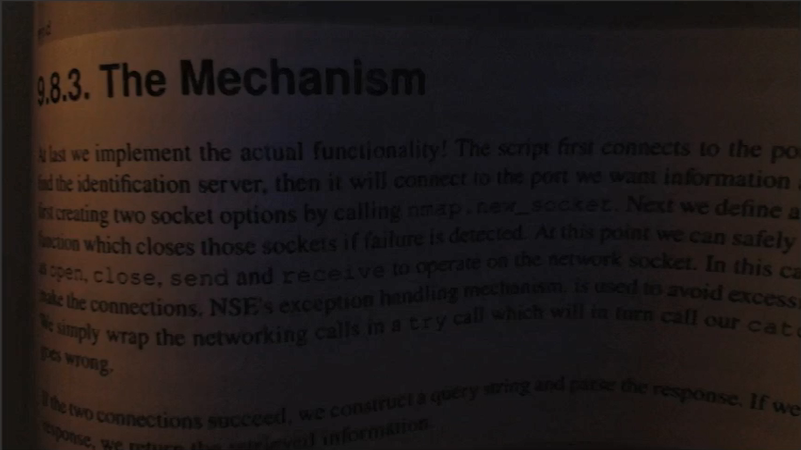
#> input picture Filtreleme_Islemleri/Adsız.png, 801 x 450 px
$ python otsu_thresholding.py
#> lines starting #> are read from the running program, lines starting #| are printed output that depends on the picture; after the words box and inside, x2 and y2 are one past the last pixel; in counts of white or black regions, pixels touching at a corner belong together
import cv2
import numpy as np
from matplotlib import pyplot as plt

img = cv2.imread('Adsız.png',0)
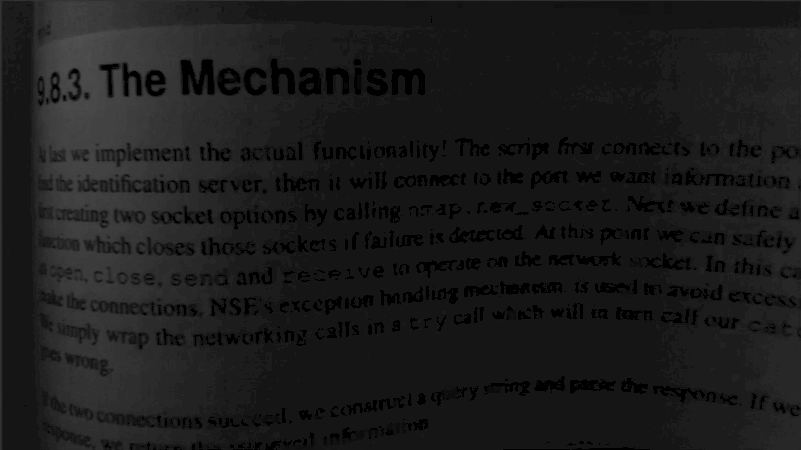
#> img: shape (450, 801); min 0, max 82, mean 27

ret, th1 = cv2.threshold(img, 127,255,cv2.THRESH_BINARY)
#> th1: shape (450, 801); every value is 0
ret, th2 = cv2.threshold(img, 0,255,cv2.THRESH_BINARY + cv2.THRESH_OTSU)
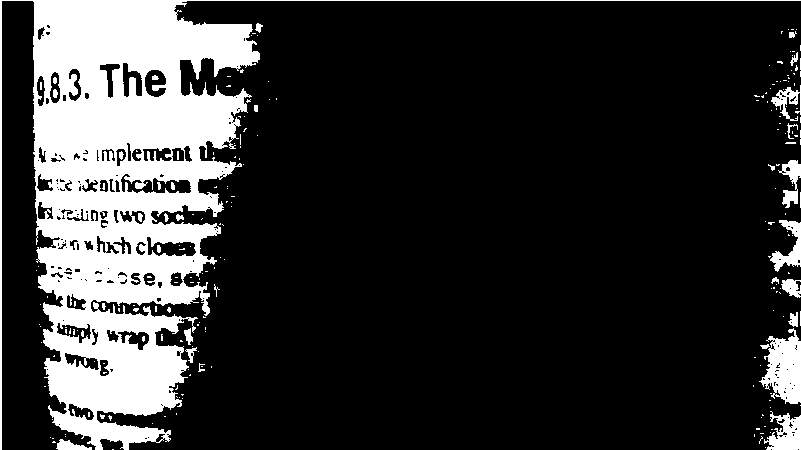
#> th2: shape (450, 801); 19.2% white; 221 white regions (188 under 20 px), largest, box (x1, y1, x2, y2) and area: (0, 0, 801, 450) 62489, (759, 328, 801, 404) 1999, (764, 411, 801, 450) 891
#> ret = 35

blur = cv2.GaussianBlur(img,(5,5),0)
ret, th3 = cv2.threshold(blur, 0, 255, cv2.THRESH_BINARY+cv2.THRESH_OTSU)
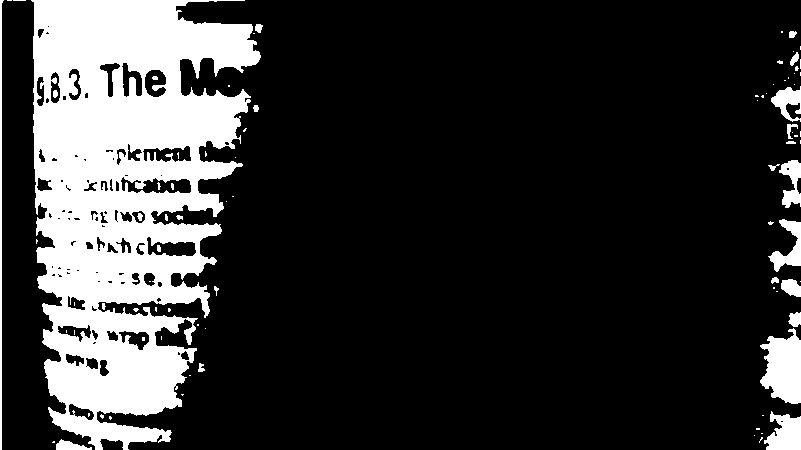
#> th3: shape (450, 801); 19.5% white; 86 white regions (60 under 20 px), largest, box (x1, y1, x2, y2) and area: (31, 0, 261, 450) 62782, (760, 328, 801, 404) 2214, (764, 411, 801, 450) 1014

resimler = [img, 0, th1,
            img, 0, th2,
            blur, 0, th3]
basliklar = ['orjinal g resim', 'Histogram', 'Basit Thresholding(127)',
             'orjinal g resim', 'Histogram', 'Otsu Thresholding',
             'Gaussian Blur', 'Histogram', 'Otsu Thresholding']

for i in range(3):
    plt.subplot(3, 3, i*3+1), plt.imshow(resimler[i*3], 'gray')
    plt.title(basliklar[i*3]),plt.xticks([]), plt.yticks([])
    plt.subplot(3, 3, i*3+2), plt.hist(resimler[i * 3].ravel(),256)
    plt.title(basliklar[i * 3+1]), plt.xticks([]), plt.yticks([])
    plt.subplot(3, 3, i * 3 + 3), plt.imshow(resimler[i * 3+2], 'gray')
    plt.title(basliklar[i * 3+2]), plt.xticks([]), plt.yticks([])
plt.show()
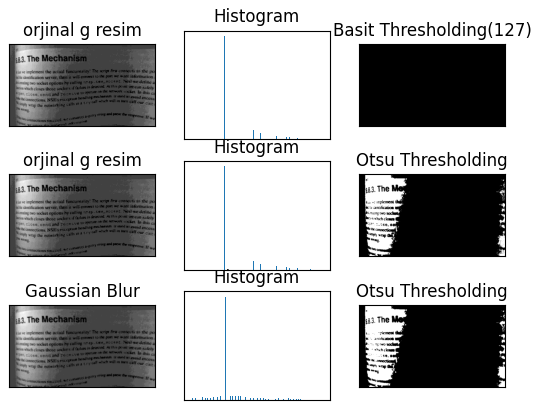
#> figure drawn by matplotlib, 9 panels

#Adsız.png de hata veriyor resim çok kalitesiz çünkü
